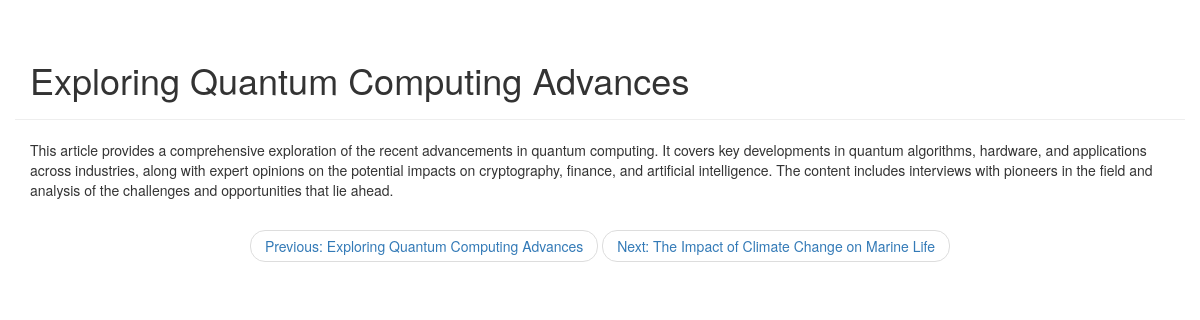
/blog/detail/3/, run on the app's committed database.
### blog/models.py (models this page shows, shortened)
class Article(models.Model):
    article_id = models.AutoField(primary_key=True)
    title = models.TextField()
    abstract = models.TextField()
    content = models.TextField()
    published_date = models.DateTimeField(auto_now=True)

### blog/views.py (the view)
# urls.py: path("detail/<int:article_id>/", blog.views.get_detail_page),
def get_detail_page(request, article_id):
    all_articles = Article.objects.all()
    current_article = None
    previous_article = None
    previous_article_index = 0
    next_article = None
    next_article_index = 0
    for index, article in enumerate(all_articles):
        if index == 0:
            previous_article_index = 0
            next_article_index = index + 1
        elif index == len(all_articles) - 1:
            next_article_index = 0
            previous_article_index = index - 1
        else:
            previous_article_index = index - 1
            next_article_index = index + 1
        if article.article_id == article_id:
            current_article = article
            previous_article = all_articles[previous_article_index]
            next_article = all_articles[next_article_index]
            break
    return render(request, "article.html", {"current_article": current_article,
                                            "previous_article": previous_article,
                                            "next_article": next_article,
                                            })

### blog/templates/article.html (shortened to what this page needs)
<!DOCTYPE html>
<html lang="en">
<head>
    <link rel="stylesheet" href="https://cdn.bootcdn.net/ajax/libs/twitter-bootstrap/3.4.1/css/bootstrap.min.css"
>
</head>
<body>
    <div class="container page-header">
        <h1>
            {{ current_article.title }}
        </h1>
    </div>
    <div class="container body-main">
        <div>
            <p>{{ current_article.content }}</p>
        </div>
    </div>
    <div>
        <nav aria-label="...">
            <ul class="pager">
              <li><a href="/blog/detail/{{previous_article.article_id}}">Previous: {{ previous_article.title }}</a></li>
              <li><a href="/blog/detail/{{next_article.article_id}}">Next: {{ next_article.title }}</a></li>
            </ul>
          </nav>
    </div>
</body>
</html>

### data on the page
Article: title "Exploring Quantum Computing Advances", content "This article provides a comprehensive exploration of the recent advancements in quantum computing. It covers key developments in quantum algorithms, hardware, and applications across industries, along with expert opinions on the potential impacts on cryptography, finance, and artificial intelligence. The content includes interviews with pioneers in the field and analysis of the challenges and opportunities that lie ahead."
Article: title "The Impact of Climate Change on Marine Life"
